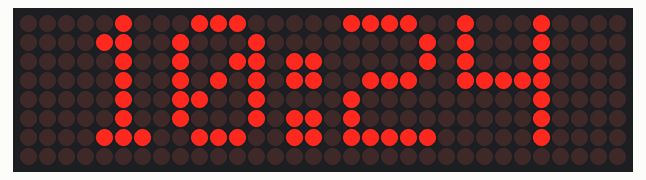
Recording of a sketch running on a simulated ESP8266 (NodeMCU). Parts: 32×8 LED matrix. WiFi joins after 1.5 s; servers stay silent unless stated; network time is answered at once with the bench clock; the local clock reads 2024-03-15 10:24:30 at power-on unless the sketch sets it; what the sketch prints to the serial monitor is not drawn.

Above: at 3.6 s.
At 8.38 s:
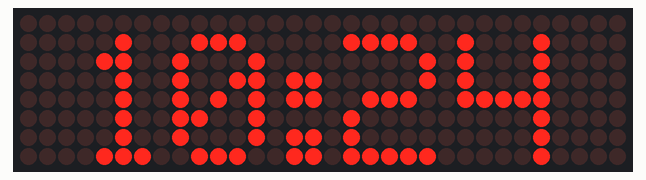
At 13.18 s:
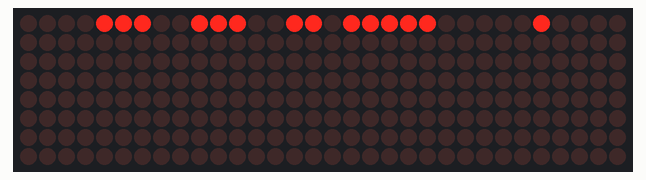
At 19.98 s:
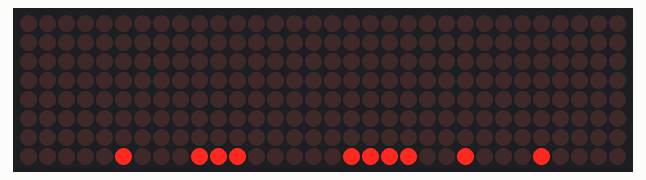
At 29.78 s:
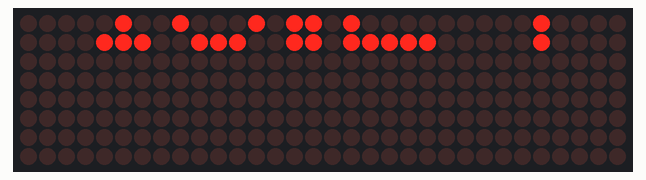
At 36.6 s:
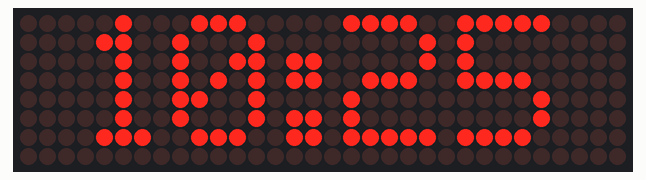

Measured:
- what the display in image 0 shows lasts 4.0 s, from 3.5 s to 7.5 s

The sketch:

esp8266-FromUpToDown-Clock.ino
```cpp
#include <ESP8266WiFi.h>
#include <WiFiUdp.h>
#include <NTPClient.h>
#include <MD_Parola.h>
#include <MD_MAX72XX.h>
#include <SPI.h>

// NTP Client settings
const char* ssid     = "YourSSID";        // Zadajte názov vašej Wi-Fi siete
const char* password = "YourPASS";    // Zadajte heslo k vašej Wi-Fi sieti
WiFiUDP ntpUDP;
NTPClient timeClient(ntpUDP, "pool.ntp.org", 3600 * 2, 60000);  // UTC+1 časová zóna, aktualizácia každú minútu

// LED matrix settings
#define HARDWARE_TYPE MD_MAX72XX::FC16_HW
#define MAX_DEVICES 4
#define CLK_PIN   D5  // alebo zadajte príslušné piny
#define DATA_PIN  D7  // alebo zadajte príslušné piny
#define CS_PIN    D8  // alebo zadajte príslušné piny

MD_Parola display = MD_Parola(HARDWARE_TYPE, CS_PIN, MAX_DEVICES);

void setup() {
  Serial.begin(115200);

  // Initialize LED matrix
  display.begin();
  display.setIntensity(0);  // Nastavte požadovanú intenzitu
  display.displayClear();

  // Connect to Wi-Fi
  WiFi.begin(ssid, password);
  while (WiFi.status() != WL_CONNECTED) {
    delay(1000);
    Serial.println("Connecting to WiFi...");
  }
  Serial.println("Connected to WiFi");

  // Initialize NTPClient
  timeClient.begin();
}

void loop() {
  timeClient.update();

  // Get formatted time
  String formattedTime = timeClient.getFormattedTime();

  // Extract hours and minutes
  String hoursMinutes = formattedTime.substring(0, 5); // "HH:MM"

  // Scroll time from top to bottom on LED matrix
  display.displayClear();
  display.displayText(hoursMinutes.c_str(), PA_CENTER, 100, 0, PA_SCROLL_DOWN, PA_SCROLL_DOWN);

  // Wait for the animation to finish
  while (!display.displayAnimate()) {
    // Do nothing here
  }

  // Hold the time on the display for 3 seconds
  display.displayClear();
  display.displayText(hoursMinutes.c_str(), PA_CENTER, 0, 3000, PA_PRINT, PA_NO_EFFECT);

  // Wait for the animation to finish
  while (!display.displayAnimate()) {
    // Do nothing here
  }

  delay(1000);  // Small delay before updating the time again
}
```
